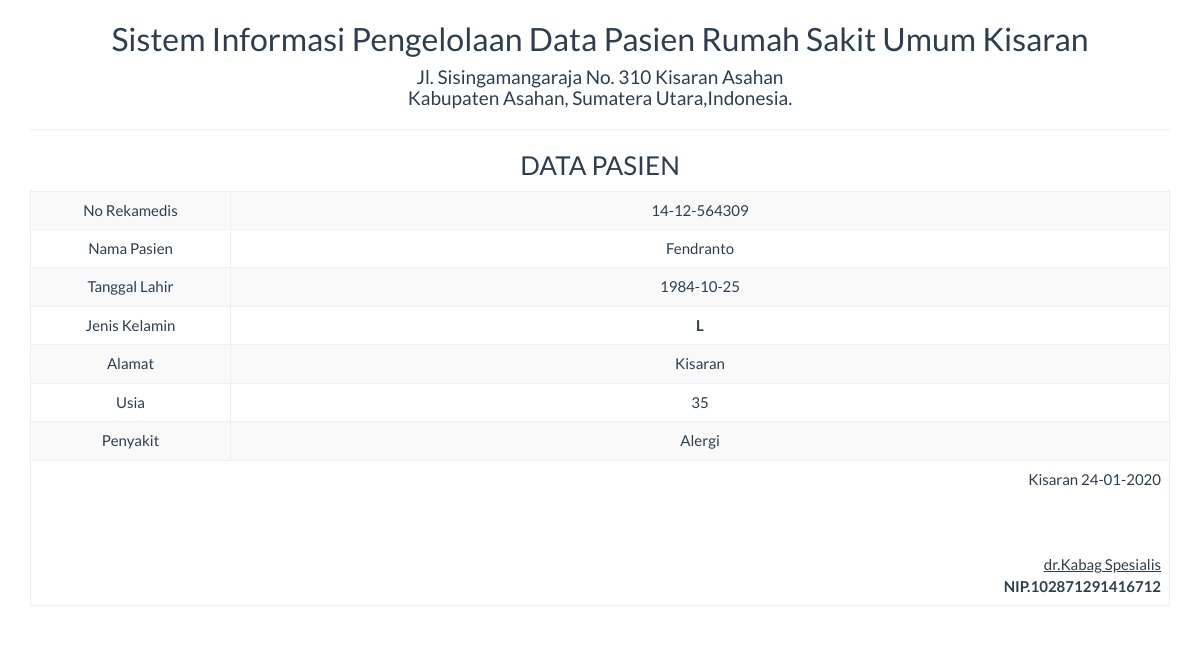
The page /report/pasien_satu.php?id=2 on the database its author committed.
### tables this page shows
CREATE TABLE `tbpasien` (
  `idpasien` int(10) NOT NULL,
  `no_rm` varchar(50) NOT NULL,
  `namapasien` varchar(100) NOT NULL,
  `tanggallahir` date NOT NULL,
  `jeniskelamin` enum('L','P') NOT NULL,
  `alamatpasien` varchar(100) NOT NULL,
  `usia` int(10) NOT NULL,
  `penyakit` varchar(50) NOT NULL,
  `noruangan` varchar(15) NOT NULL
);

### report/pasien_satu.php (the view, shortened to what this page needs)
<!DOCTYPE html>
<html>
    <head>
        <link href="../Assets/css/bootstrap.min.css" rel="stylesheet" type="text/css"/>
    </head>
    <body onload="print()">
        <?php
        include '../config/koneksi.php';
        $sql = "SELECT * FROM tbpasien WHERE idpasien='" . $_GET ['id'] . "'";
        $query = mysqli_query($koneksi, $sql) or die("SQL Detail error");
        $data = mysqli_fetch_array($query);
        ?>
        <div class="container">
            <div class='row'>
                <div class="col-sm-12">
                    <div class="text-center">
                        <h2>Sistem Informasi Pengelolaan Data Pasien Rumah Sakit Umum Kisaran </h2>
                        <h4>Jl. Sisingamangaraja No. 310 Kisaran Asahan<br>Kabupaten Asahan, Sumatera Utara,Indonesia.</h4>
                        <hr>
                        <h3>DATA PASIEN</h3>
                        <table class="table table-bordered table-striped table-hover">
                            <tbody>
							<tr>
                                    <td>No Rekamedis</td> <td><?= $data['no_rm'] ?></td>
                                </tr>
								<tr>
                                    <td>Nama Pasien</td> <td><?= $data['namapasien'] ?></td>
                                </tr>
                                <tr>
                                    <td width="200">Tanggal Lahir</td> <td><?= $data['tanggallahir'] ?></td>
                                </tr>
                                <tr>
                                    <td>Jenis Kelamin</td> <td><strong><?= $data['jeniskelamin'] ?></td>
                                </tr>
                                <tr>
                                    <td>Alamat</td> <td><?= $data['alamatpasien'] ?></td>
                                </tr>
								<tr>
                                    <td>Usia</td> <td><?= $data['usia'] ?></td>
                                </tr>
								<tr>
                                    <td>Penyakit</td> <td><?= $data['penyakit'] ?></td>
                                </tr>
                            </tbody>
                            <tfoot>
                                <tr>
                                    <td colspan="2" class="text-right">
                                        Kisaran  <?= date("d-m-Y") ?>
                                        <br><br><br><br>
                                        <u>dr.Kabag Spesialis<strong></u><br>
                                        NIP.102871291416712
									</td>
								</tr>
							</tfoot>
                        </table>
                    </div>
                </div>
            </div>
    </body>
</html>

### rows shown on the page
tbpasien: no_rm "14-12-564309", namapasien "Fendranto", tanggallahir "1984-10-25", jeniskelamin "L", alamatpasien "Kisaran", usia "35", penyakit "Alergi"
